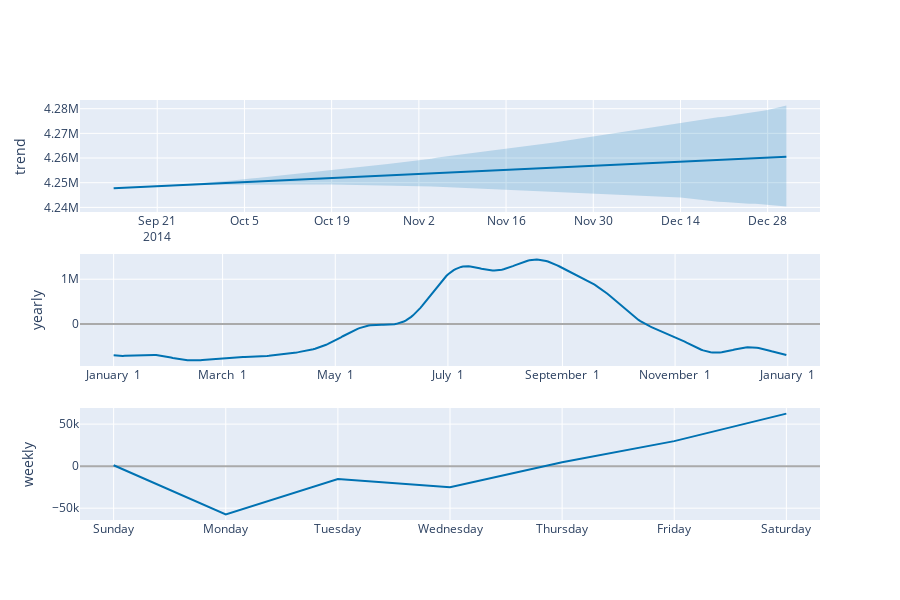

Notebook cell for this chart:
### Code cell
plot_components_plotly(model, test_forecast)
